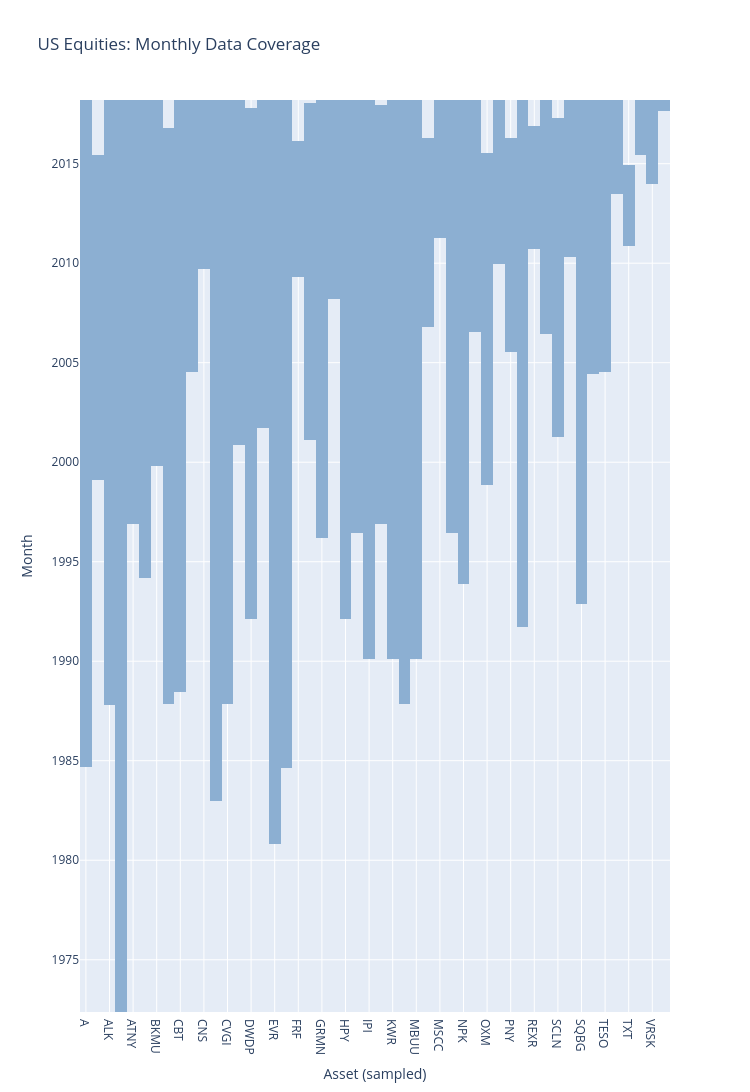

The notebook cell saved with this chart:
### Markdown cell above
### Coverage Heatmap: US Equities

Visualize data availability across time and assets. The staircase pattern
along the edges reflects new listings (lower-left) and delistings (upper-right).

### Code cell
if us_equities is not None:
    fig = coverage_heatmap(
        us_equities,
        time_col="timestamp",
        symbol_col="symbol",
        value_col="close",
        title="US Equities: Monthly Data Coverage",
        max_symbols=50,
    )
    fig.update_layout(
        xaxis_title="Asset (sampled)",
        yaxis_title="Month",
    )
    fig.show()

### Figure 1 — Plotly figure (JSON) as saved in the notebook; plotly's stock layout.template omitted (floating-point values rounded to 4 significant figures; data arrays with more than 128 entries replaced by an {"elided": "..."} marker saying what was removed)
{"data": [{"colorscale": [[0, "#2166ac"], [1, "#f7f7f7"]], "hovertemplate": "Symbol: %{x}<br>Period: %{y}<br>Has data: %{z}<extra></extra>", "showscale": false, "type": "heatmap", "x": ["A", "AEGR", "ALK", "AOS", "ATNY", "BBOX", "BKMU", "BTX", "CBT", "CHTR", "CNS", "CRR", "CVGI", "DGX", "DWDP", "EMN", "EVR", "FFG", "FRF", "GERN", "GRMN", "HE", "HPY", "ICON", "IPI", "JOY", "KWR", "LNG", "MBUU", "MILL", "MSCC", "NBS", "NPK", "ODFL", "OXM", "PFG", "PNY", "PYPL", "REXR", "RRTS", "SCLN", "SJW", "SQBG", "SWI", "TESO", "TREC", "TXT", "USG", "VRSK", "WIFI"], "y": {"elided": "550 str values"}, "z": {"elided": "550x50 float values"}}], "layout": {"height": 8250, "title": {"text": "US Equities: Monthly Data Coverage"}, "width": 750, "xaxis": {"title": {"text": "Asset (sampled)"}}, "yaxis": {"title": {"text": "Month"}}}}
